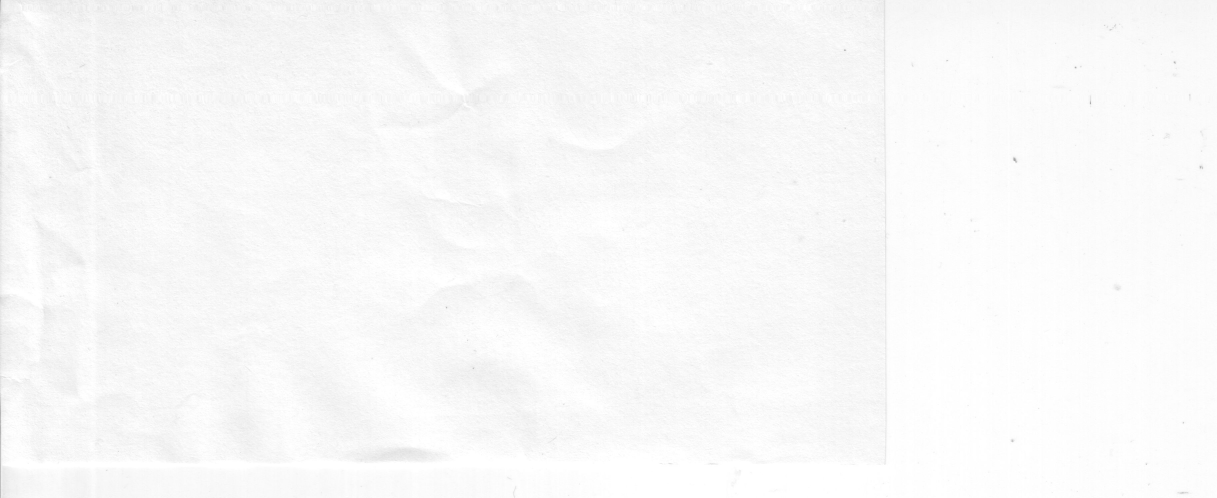
#> input picture wisdom/wisdom-0000.jpeg, 3650 x 1494 px (shown at 1/3 size); its folder holds only this picture in this run
$ python analyse.py
#> lines starting #> are read from the running program, lines starting #| are printed output that depends on the picture
from PIL import Image, ImageFilter, ImageOps
import glob
import random

wisdom_path = "wisdom/*.jpeg"

filenames = glob.glob(wisdom_path)

filename = random.choice(filenames)

#filename = "wisdom/wisdom-0086.jpeg"

print(filename)
im = Image.open(filename)
#> im is the input picture: PIL image 3650x1494 L; min 103, max 255, mean 248.9
print(im.size)
#| (3650, 1494)

scale = 20

im = im.resize((int(im.size[0]/scale), int(im.size[1]/scale)), resample=Image.BICUBIC)
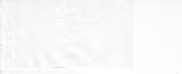
#> im: PIL image 182x74 L; min 228, max 255, mean 248.9

im = im.convert(mode="L", dither=250)
im = ImageOps.autocontrast(im)
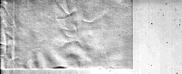
#> im: PIL image 182x74 L; min 0, max 255, mean 196.7
im = ImageOps.invert(im)
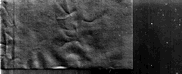
#> im: PIL image 182x74 L; min 0, max 255, mean 58.3

#im.show()
#im.close()


import numpy as np
import imageio


# Rho and Theta ranges
thetas = np.deg2rad(np.arange(-90.0, 90.0))
width, height = im.size
#> width = 182; height = 74
diag_len = int(np.ceil(np.sqrt(width * width + height * height)))   # max_dist
#> diag_len = 197
rhos = np.linspace(-diag_len, diag_len, diag_len * 2.0)  # range from - to + diag_len
#> rhos = 394 values from -197 to 197

# Cache some resuable values
cos_t = np.cos(thetas)
sin_t = np.sin(thetas)
num_thetas = len(thetas)

# Hough accumulator array of theta vs rho
half_page_height = num_thetas
page_height = 2 * half_page_height
accumulator_height = page_height * 4
accumulator_width = 2 * diag_len
#> accumulator_width = 394
accumulator_index = 0
output_index = 0
accumulator = np.zeros((accumulator_height, accumulator_width), dtype=np.uint8)
y_idxs, x_idxs = np.nonzero(np.asarray(im))  # (row, col) indexes to ink pixels
#> y_idxs = 13178 values from 0 to 73; x_idxs = 13178 values, max 181 at index 181, min 0 at index 0, mean 90.16


brightness = 5

scanner = np.zeros((width, height), dtype=np.uint8)

started_image = False

#> (the run stopped early here; a loop or call above may not have finished)
